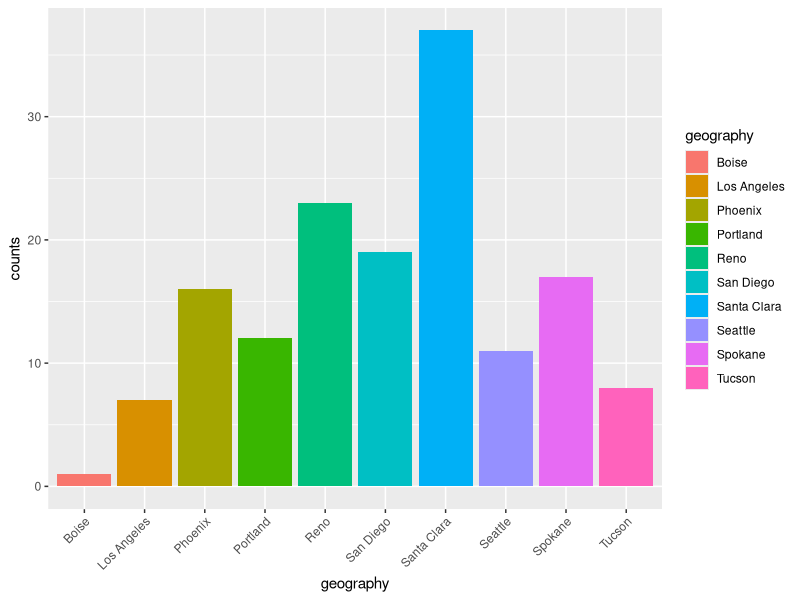
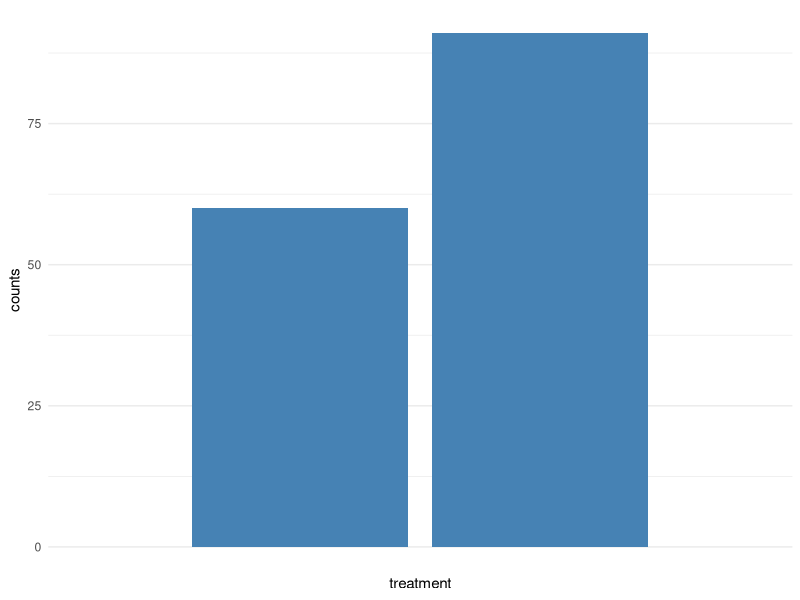

Write R code to recreate these figures, in order. (Note: this script raises an error after producing the figures.)
## ---- chunk 1
library(data.table)
library(ggplot2)
library(ggpubr)
library(reshape2)
knitr::opts_chunk$set(echo = TRUE)
## ---- chunk 2
setwd('~/Desktop/W241/w241-final-project')
d <- fread('ad_response.csv')
head(d)

robust_se <- function(mod, type = 'HC3') { 
  sqrt(diag(vcovHC(mod, type)))
}

cluster_se <- function(mod) {
  coef(summary(mod, cluster=c("cluster_id")))[, 2]
}
## ---- chunk 3
# what is the size of the data set we're analyzing
dim(d)

# how many unique locations we've
unique(d$geography)
length(unique(d$geography))

# call out the time period of the AD run
start_date <- min(d$date_time)
end_date <- max(d$date_time)
as.Date(as.POSIXct(start_date, origin="1970-01-01"))
as.Date(as.POSIXct(end_date, origin="1970-01-01"))

# number of records in treatment Vs control
d[ , .(counts=.N), by=treatment]

# number of records by location
ggplot(d[ , .(counts=.N), by=geography], aes(x=geography, y=counts, fill = geography)) + 
  geom_bar(stat="identity") +
  scale_x_discrete(guide=guide_axis(angle=45))

# total number of responses based on control and treatment
ggplot(d[ , .(counts=.N), by=treatment] , aes(x = treatment, y =counts)) +
  geom_bar(stat = "identity", fill ='steelblue')  +
  theme_minimal()+
  scale_x_discrete(guide = guide_axis(angle = 45))


## ---- chunk 4
#create new datatable for boxplots
DT = data.table(
  Boise  = d[geography == 'Boise', interest_level],
  Los_Angeles = d[geography == 'Los Angeles', interest_level],
  Phoenix  = d[geography == 'Phoenix', interest_level],
  Portland = d[geography == 'Portland', interest_level],
  Reno  = d[geography == 'Reno', interest_level],
  San_Diego = d[geography == 'San Diego', interest_level],
  Santa_Clara  = d[geography == 'Santa_Clara', interest_level],
  Seattle = d[geography == 'Seattle', interest_level],
  Spokane= d[geography == 'Spokane', interest_level],
  Tuscon = d[geography == 'Tucson', interest_level]
)

#plot box plots for interest level for each city
ggplot(data = melt(DT),  aes(x=variable, y = value)) + 
  geom_boxplot(aes(fill=variable))+
  scale_x_discrete(guide = guide_axis(angle =45))
## ---- chunk 5
#store values of total control and total treatment values
total_control = d[ treatment==0, interest_level]
total_treatment = d[ treatment==1, interest_level]
#Perform two sample unpaired t-test
#Null hypothesis: the averages of the treatment and control are equal, alternative is they are not equal
t.test(total_control, total_treatment, alternative = 'two.sided', var.equal = FALSE)
